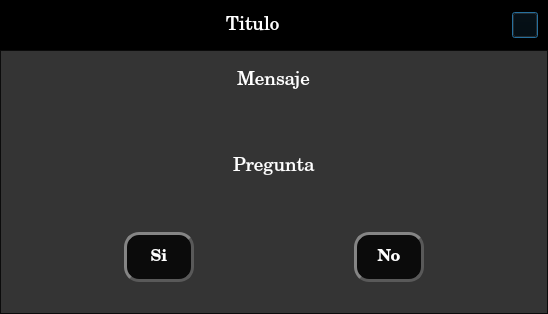
<?xml version="1.0" encoding="UTF-8"?>
<ui version="4.0">
 <class>Dialog</class>
 <widget class="QDialog" name="Dialog">
  <property name="geometry">
   <rect>
    <x>0</x>
    <y>0</y>
    <width>548</width>
    <height>314</height>
   </rect>
  </property>
  <property name="windowTitle">
   <string>Dialog</string>
  </property>
  <layout class="QVBoxLayout" name="verticalLayout" stretch="0,0">
   <property name="spacing">
    <number>0</number>
   </property>
   <property name="leftMargin">
    <number>0</number>
   </property>
   <property name="topMargin">
    <number>0</number>
   </property>
   <property name="rightMargin">
    <number>0</number>
   </property>
   <property name="bottomMargin">
    <number>0</number>
   </property>
   <item>
    <widget class="QFrame" name="frame">
     <property name="minimumSize">
      <size>
       <width>0</width>
       <height>0</height>
      </size>
     </property>
     <property name="maximumSize">
      <size>
       <width>16777215</width>
       <height>50</height>
      </size>
     </property>
     <property name="styleSheet">
      <string notr="true">background-color: rgb(0, 0, 0);</string>
     </property>
     <property name="frameShape">
      <enum>QFrame::StyledPanel</enum>
     </property>
     <property name="frameShadow">
      <enum>QFrame::Raised</enum>
     </property>
     <layout class="QHBoxLayout" name="horizontalLayout">
      <property name="spacing">
       <number>17</number>
      </property>
      <item>
       <spacer name="horizontalSpacer">
        <property name="orientation">
         <enum>Qt::Horizontal</enum>
        </property>
        <property name="sizeHint" stdset="0">
         <size>
          <width>175</width>
          <height>20</height>
         </size>
        </property>
       </spacer>
      </item>
      <item>
       <widget class="QLabel" name="label_icono">
        <property name="minimumSize">
         <size>
          <width>20</width>
          <height>20</height>
         </size>
        </property>
        <property name="maximumSize">
         <size>
          <width>20</width>
          <height>20</height>
         </size>
        </property>
        <property name="styleSheet">
         <string notr="true">color: rgb(255, 255, 255);
background-color: rgba(255, 255, 255, 0);</string>
        </property>
        <property name="text">
         <string/>
        </property>
        <property name="pixmap">
         <pixmap resource="../../static/recursos.qrc">:/source/advertencia.png</pixmap>
        </property>
        <property name="scaledContents">
         <bool>true</bool>
        </property>
       </widget>
      </item>
      <item>
       <widget class="QLabel" name="label_titulo">
        <property name="font">
         <font>
          <family>Century Schoolbook</family>
          <pointsize>14</pointsize>
         </font>
        </property>
        <property name="styleSheet">
         <string notr="true">color: rgb(255, 255, 255);
background-color: rgba(255, 255, 255, 0);</string>
        </property>
        <property name="text">
         <string>Titulo</string>
        </property>
       </widget>
      </item>
      <item>
       <widget class="QLabel" name="label_icono2">
        <property name="minimumSize">
         <size>
          <width>20</width>
          <height>20</height>
         </size>
        </property>
        <property name="maximumSize">
         <size>
          <width>20</width>
          <height>20</height>
         </size>
        </property>
        <property name="styleSheet">
         <string notr="true">color: rgb(255, 255, 255);
background-color: rgba(255, 255, 255, 0);</string>
        </property>
        <property name="text">
         <string/>
        </property>
        <property name="pixmap">
         <pixmap resource="../../static/recursos.qrc">:/source/advertencia.png</pixmap>
        </property>
        <property name="scaledContents">
         <bool>true</bool>
        </property>
       </widget>
      </item>
      <item>
       <spacer name="horizontalSpacer_2">
        <property name="orientation">
         <enum>Qt::Horizontal</enum>
        </property>
        <property name="sizeHint" stdset="0">
         <size>
          <width>142</width>
          <height>20</height>
         </size>
        </property>
       </spacer>
      </item>
      <item>
       <widget class="QPushButton" name="btn_cerrar">
        <property name="minimumSize">
         <size>
          <width>26</width>
          <height>26</height>
         </size>
        </property>
        <property name="maximumSize">
         <size>
          <width>26</width>
          <height>26</height>
         </size>
        </property>
        <property name="styleSheet">
         <string notr="true"/>
        </property>
        <property name="text">
         <string/>
        </property>
        <property name="icon">
         <iconset resource="../../static/recursos.qrc">
          <normaloff>:/source/cerrar.png</normaloff>:/source/cerrar.png</iconset>
        </property>
        <property name="iconSize">
         <size>
          <width>14</width>
          <height>14</height>
         </size>
        </property>
        <property name="autoDefault">
         <bool>true</bool>
        </property>
       </widget>
      </item>
     </layout>
    </widget>
   </item>
   <item>
    <widget class="QFrame" name="frame_2">
     <property name="styleSheet">
      <string notr="true">background-color: rgba(0, 0, 0, 200);</string>
     </property>
     <property name="frameShape">
      <enum>QFrame::StyledPanel</enum>
     </property>
     <property name="frameShadow">
      <enum>QFrame::Raised</enum>
     </property>
     <layout class="QVBoxLayout" name="verticalLayout_2">
      <property name="spacing">
       <number>45</number>
      </property>
      <property name="bottomMargin">
       <number>31</number>
      </property>
      <item alignment="Qt::AlignHCenter">
       <widget class="QLabel" name="label_mensaje">
        <property name="font">
         <font>
          <family>Century Schoolbook</family>
          <pointsize>14</pointsize>
         </font>
        </property>
        <property name="styleSheet">
         <string notr="true">color: rgb(255, 255, 255);
background-color: rgba(255, 255, 255, 0);</string>
        </property>
        <property name="text">
         <string>Mensaje</string>
        </property>
       </widget>
      </item>
      <item alignment="Qt::AlignHCenter">
       <widget class="QLabel" name="label_pregunta">
        <property name="font">
         <font>
          <family>Century Schoolbook</family>
          <pointsize>14</pointsize>
         </font>
        </property>
        <property name="styleSheet">
         <string notr="true">color: rgb(255, 255, 255);
background-color: rgba(255, 255, 255, 0);</string>
        </property>
        <property name="text">
         <string>Pregunta</string>
        </property>
       </widget>
      </item>
      <item>
       <layout class="QHBoxLayout" name="horizontalLayout_2">
        <item>
         <spacer name="horizontalSpacer_5">
          <property name="orientation">
           <enum>Qt::Horizontal</enum>
          </property>
          <property name="sizeHint" stdset="0">
           <size>
            <width>40</width>
            <height>20</height>
           </size>
          </property>
         </spacer>
        </item>
        <item>
         <widget class="QPushButton" name="pushButton_4">
          <property name="minimumSize">
           <size>
            <width>70</width>
            <height>50</height>
           </size>
          </property>
          <property name="maximumSize">
           <size>
            <width>70</width>
            <height>50</height>
           </size>
          </property>
          <property name="font">
           <font>
            <family>Century Schoolbook</family>
            <pointsize>12</pointsize>
            <weight>75</weight>
            <bold>true</bold>
           </font>
          </property>
          <property name="styleSheet">
           <string notr="true">QPushButton {
	
	color: #FFF;
	border-radius:15px;
	border: 3px outset #595959;
	
}

QPushButton:hover {
	border-radius:15px;
	border: 3px outset #595959;
}

QPushButton:pressed {
	background-color:#FFF;
	color: #000;
	border-radius:15px;
	border: 3px inset #595959;
}</string>
          </property>
          <property name="text">
           <string>Si</string>
          </property>
          <property name="autoDefault">
           <bool>true</bool>
          </property>
          <property name="flat">
           <bool>false</bool>
          </property>
         </widget>
        </item>
        <item>
         <spacer name="horizontalSpacer_3">
          <property name="orientation">
           <enum>Qt::Horizontal</enum>
          </property>
          <property name="sizeHint" stdset="0">
           <size>
            <width>40</width>
            <height>20</height>
           </size>
          </property>
         </spacer>
        </item>
        <item>
         <widget class="QPushButton" name="pushButton_5">
          <property name="minimumSize">
           <size>
            <width>70</width>
            <height>50</height>
           </size>
          </property>
          <property name="maximumSize">
           <size>
            <width>70</width>
            <height>50</height>
           </size>
          </property>
          <property name="font">
           <font>
            <family>Century Schoolbook</family>
            <pointsize>12</pointsize>
            <weight>75</weight>
            <bold>true</bold>
           </font>
          </property>
          <property name="styleSheet">
           <string notr="true">QPushButton {
	
	color: #FFF;
	border-radius:15px;
	border: 3px outset #595959;
	
}

QPushButton:hover {
	border-radius:15px;
	border: 3px outset #595959;
}

QPushButton:pressed {
	background-color:#FFF;
	color: #000;
	border-radius:15px;
	border: 3px inset #595959;
}</string>
          </property>
          <property name="text">
           <string>No</string>
          </property>
          <property name="autoDefault">
           <bool>true</bool>
          </property>
          <property name="flat">
           <bool>false</bool>
          </property>
         </widget>
        </item>
        <item>
         <spacer name="horizontalSpacer_4">
          <property name="orientation">
           <enum>Qt::Horizontal</enum>
          </property>
          <property name="sizeHint" stdset="0">
           <size>
            <width>40</width>
            <height>20</height>
           </size>
          </property>
         </spacer>
        </item>
       </layout>
      </item>
     </layout>
    </widget>
   </item>
  </layout>
 </widget>
 <resources>
  <include location="../../static/recursos.qrc"/>
 </resources>
 <connections/>
</ui>
